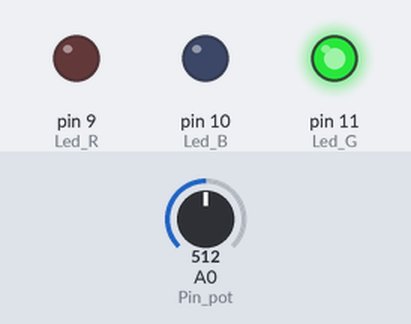
This sketch was run on a simulated Arduino Uno, built with avr-gcc and run on an emulated ATmega328P. Shown: output pins drawn as LEDs (lit = HIGH). The inputs (shaded band) are chosen by the test bench; at power-on: A0 (Pin_pot) = 512.

Above: at 1.2 s.
1.3 s: A0 (Pin_pot) set to 360
2.8 s: A0 (Pin_pot) set to 327
At 3.5 s:
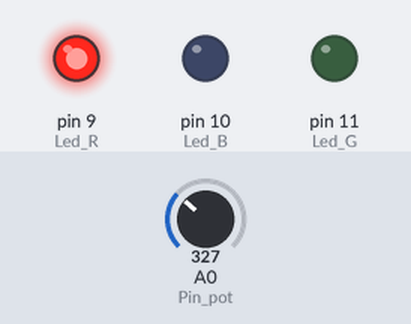
4.3 s: A0 (Pin_pot) set to 692
At 4.6 s:
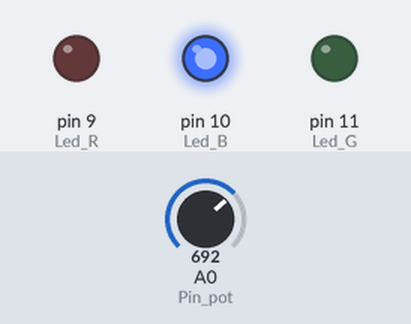
5.8 s: A0 (Pin_pot) set to 666
At 6.9 s:
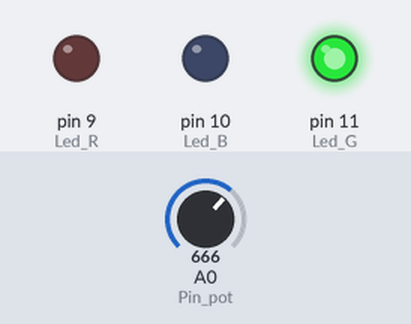
7.3 s: A0 (Pin_pot) set to 693
At 8.1 s:
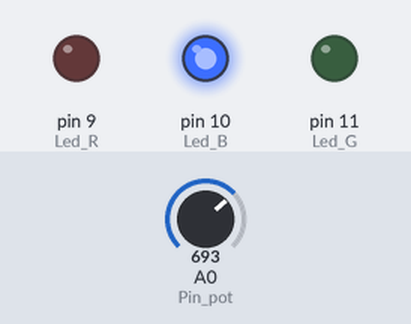
Timing chart, 0 to 9.8 s (numbered marks = the images above; inputs shaded):
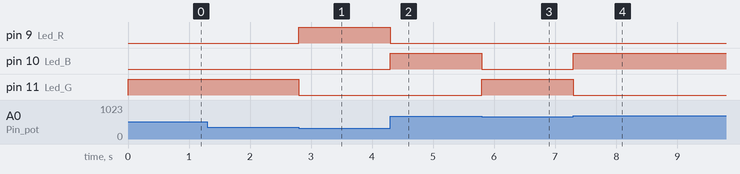

The sketch:

sketch_sep01a.ino
```cpp
int Pin_pot = A0;
int Pot = 0;
int Led_R = 9;
int Led_G = 11; //invertido por causa
int Led_B = 10; //do erro do tinkercad
//int ligar;
//int desligar;

void setup(){
  pinMode (Led_R, OUTPUT);
  pinMode (Led_G, OUTPUT);
  pinMode (Led_B, OUTPUT);
  pinMode (Pin_pot, INPUT);
}

  void loop() {
  Pot = analogRead(Pin_pot);

  if (Pot >= 0 && Pot <= 341) {
    /* Ligue o LED Veremelho.*/
    digitalWrite (Led_R, HIGH);
    /* Senão...*/
  } else {
    /*Desligue o LED Vermelho.*/
    digitalWrite (Led_R, LOW);
  }

  /* Se Pot estiver entre 342 e 682, faça...*/
  if (Pot >= 342 && Pot <= 682) {
    /* Ligue o LED Verde.*/
    digitalWrite (Led_G, HIGH);
    /* Senão...*/
  } else {
    /*Desligue o LED Verde.*/
    digitalWrite (Led_G, LOW);
  }

  /* Se Pot estiver entre 683 e 1023, faça...*/
  if (Pot >= 683 && Pot <= 1023) {
    /* Ligue o LED Azul.*/
    digitalWrite (Led_B, HIGH);
    /* Senão...*/
  } else {
    /*Desligue o LED Azul.*/
    digitalWrite (Led_B, LOW);
  }
}
```

Measured:
- the behaviour switches between 342 and 341 on A0 (Pin_pot) (found by bisection; images 0 and 1)
- the behaviour switches between 683 and 682 on A0 (Pin_pot) (found by bisection; images 2 and 3)
- after the input at 1.3 s, every drawn part: stays the same
- after the input at 2.8 s, pin 9 (Led_R): LOW → HIGH at once; pin 11 (Led_G): HIGH → LOW at once
- after the input at 4.3 s, pin 9 (Led_R): HIGH → LOW at once; pin 10 (Led_B): LOW → HIGH at once
- after the input at 5.8 s, pin 10 (Led_B): HIGH → LOW at once; pin 11 (Led_G): LOW → HIGH at once
- after the input at 7.3 s, pin 10 (Led_B): LOW → HIGH at once; pin 11 (Led_G): HIGH → LOW at once
